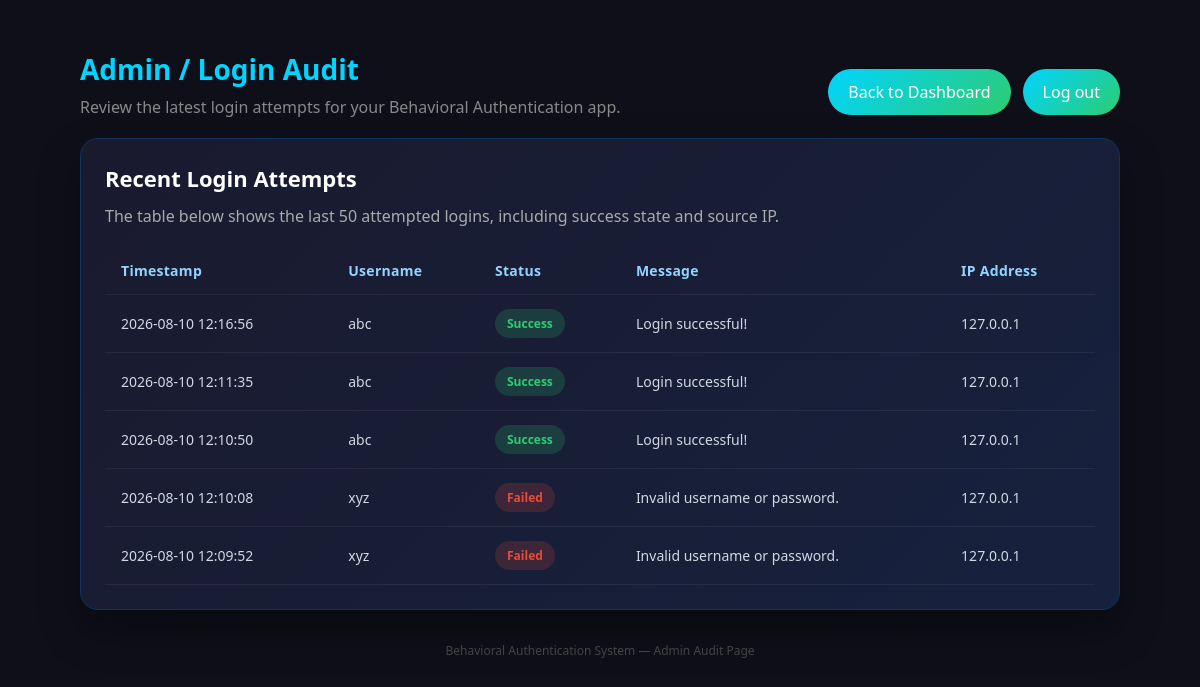
The page /admin (signed in) on the database its author committed.
### tables this page shows
CREATE TABLE login_history (
            id          INTEGER PRIMARY KEY AUTOINCREMENT,
            username    TEXT    NOT NULL,
            timestamp   TEXT    NOT NULL,
            success     INTEGER NOT NULL,
            message     TEXT,
            ip_address  TEXT
        );

### app.py (the view)
@app.route("/admin")
@login_required
def admin():
    history = fetch_login_history(limit=50)
    return render_template("admin.html", history=history)

### app.py (called while the page is built)
def login_required(f):
    from functools import wraps
    @wraps(f)
    def decorated(*args, **kwargs):
        if not session.get("logged_in"):
            flash("Please login to access the dashboard.", "error")
            return redirect(url_for("login"))
        return f(*args, **kwargs)
    return decorated

### utils/database.py (called while the page is built)
def get_connection():
    os.makedirs("data", exist_ok=True)
    return sqlite3.connect(DB_PATH)

def fetch_login_history(limit=50):
    try:
        conn = get_connection()
        cursor = conn.cursor()
        cursor.execute(
            """
            SELECT timestamp, username, success, message, ip_address
            FROM login_history
            ORDER BY id DESC
            LIMIT ?
            """,
            (limit,)
        )
        rows = cursor.fetchall()
        conn.close()
        history = []
        for timestamp, username, success, message, ip_address in rows:
            history.append({
                "timestamp": timestamp,
                "username": username,
                "status": "Success" if success else "Failed",
                "message": message,
                "ip_address": ip_address,
            })
        return history
    except Exception as e:
        print(f"[DB] Failed to fetch login history: {e}")
        return []

### templates/admin.html (shortened to what this page needs)
<!DOCTYPE html>
<html lang="en">
<head>
</head>
<body>
    <div class="page">
        <header>
            <div>
                <h1>Admin / Login Audit</h1>
                <p>Review the latest login attempts for your Behavioral Authentication app.</p>
            </div>
            <div class="toolbar">
                <a class="btn" href="/">Back to Dashboard</a>
                <a class="btn" href="/logout">Log out</a>
            </div>
        </header>
        <div class="card">
            <h2>Recent Login Attempts</h2>
            <p>The table below shows the last 50 attempted logins, including success state and source IP.</p>
            <div class="table-wrapper">
                <table>
                    <thead>
                        <tr>
                            <th>Timestamp</th>
                            <th>Username</th>
                            <th>Status</th>
                            <th>Message</th>
                            <th>IP Address</th>
                        </tr>
                    </thead>
                    <tbody>
                        {% if history and history|length > 0 %}
                            {% for row in history %}
                                <tr>
                                    <td>{{ row.timestamp }}</td>
                                    <td>{{ row.username or 'Unknown' }}</td>
                                    <td>
                                        <span class="badge {{ 'badge-success' if row.status == 'Success' else 'badge-failed' }}">
                                            {{ row.status }}
                                        </span>
                                    </td>
                                    <td>{{ row.message or '-' }}</td>
                                    <td>{{ row.ip_address or '-' }}</td>
                                </tr>
                            {% endfor %}
                        {% else %}
                            <tr>
                                <td colspan="5" class="empty-state">
                                    No login attempts have been recorded yet.
                                </td>
                            </tr>
                        {% endif %}
                    </tbody>
                </table>
            </div>
        </div>
        <footer>
            Behavioral Authentication System — Admin Audit Page
        </footer>
    </div>
</body>
</html>

### templates/admin.html (style rules this page uses)
* { box-sizing: border-box; margin: 0; padding: 0; }
body { font-family: 'Segoe UI', Arial, sans-serif; background: #0f0f1a; color: #e0e0e0; min-height: 100vh; }
.page { max-width: 1100px; margin: 0 auto; padding: 30px; }
header { display: flex; justify-content: space-between; align-items: center; padding: 20px 0; }
h1 { font-size: 28px; color: #00d4ff; }
p { color: #888; margin-top: 8px; }
.toolbar { margin-top: 16px; display: flex; gap: 12px; flex-wrap: wrap; }
.btn { display: inline-block; padding: 12px 20px; border-radius: 999px; text-decoration: none; color: white; background: linear-gradient(135deg, #00d4ff, #2ecc71); transition: transform 0.2s; }
.card { background: linear-gradient(135deg, #1a1a2e, #16213e); border: 1px solid #0f3460; border-radius: 18px; padding: 24px; box-shadow: 0 20px 40px rgba(0,0,0,0.35); }
.card h2 { margin-bottom: 12px; font-size: 22px; color: #fff; }
.card p { color: #aaa; margin-bottom: 20px; }
.table-wrapper { overflow-x: auto; margin-top: 20px; }
table { width: 100%; border-collapse: collapse; min-width: 760px; }
th, td { padding: 14px 16px; text-align: left; border-bottom: 1px solid rgba(255,255,255,0.06); font-size: 14px; }
th { color: #94d2ff; letter-spacing: 0.02em; font-weight: 600; }
td { color: #d0d8e3; }
.badge { display: inline-block; padding: 6px 12px; border-radius: 999px; font-size: 12px; font-weight: 700; }
.badge-success { background: rgba(46,204,113,0.18); color: #2ecc71; }
.badge-failed { background: rgba(231,76,60,0.18); color: #e74c3c; }
footer { text-align: center; margin-top: 32px; color: #444; font-size: 12px; }

### rows shown on the page
login_history: timestamp "2026-08-10 12:16:56", username "abc", status "Success", message "Login successful!", ip_address "127.0.0.1"
login_history: timestamp "2026-08-10 12:11:35", username "abc", status "Success", message "Login successful!", ip_address "127.0.0.1"
login_history: timestamp "2026-08-10 12:10:50", username "abc", status "Success", message "Login successful!", ip_address "127.0.0.1"
login_history: timestamp "2026-08-10 12:10:08", username "xyz", status "Failed", message "Invalid username or password.", ip_address "127.0.0.1"
login_history: timestamp "2026-08-10 12:09:52", username "xyz", status "Failed", message "Invalid username or password.", ip_address "127.0.0.1"
